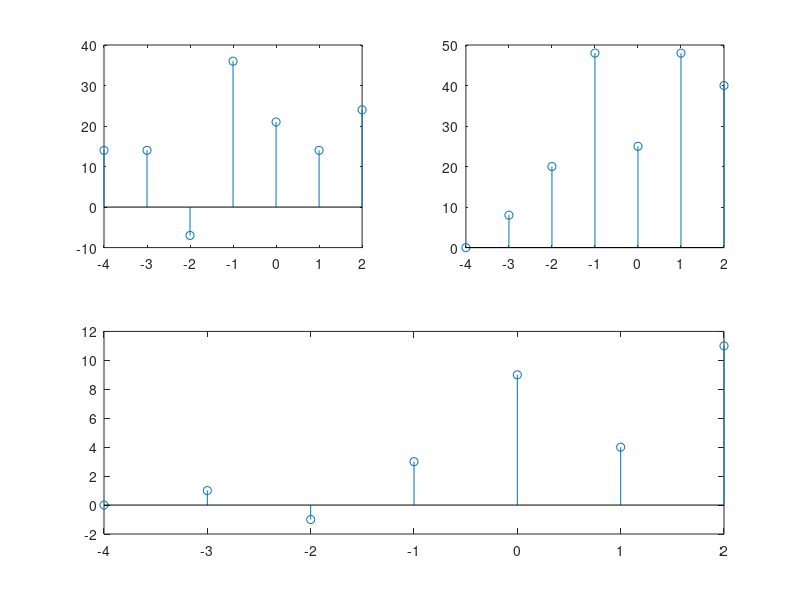

This figure's MATLAB source:
index=-4:2;
Xn=[1,-2,4,6,-5,8,10];
X1=3.*[Xn(1,3:end) zeros(1,2)] + [zeros(1,4) Xn(1,1:end-4)] + 2.*Xn;
X2=[Xn(1,5:end) zeros(1,4)].*[zeros(1,1) Xn(1,1:end-1)]+ fliplr([Xn(1,3:end) zeros(1,2)]).*Xn;
X3=zeros(1,7);
for i=1:5
    X3=X3+([zeros(1,i) Xn(1,1:end-i)]);
end

figure('Name','Question 5','NumberTitle','off');
subplot(2,2,2); stem(index,X2);
subplot(2,2,1); stem(index,X1);
subplot(2,2,3:4); stem(index,X3);
